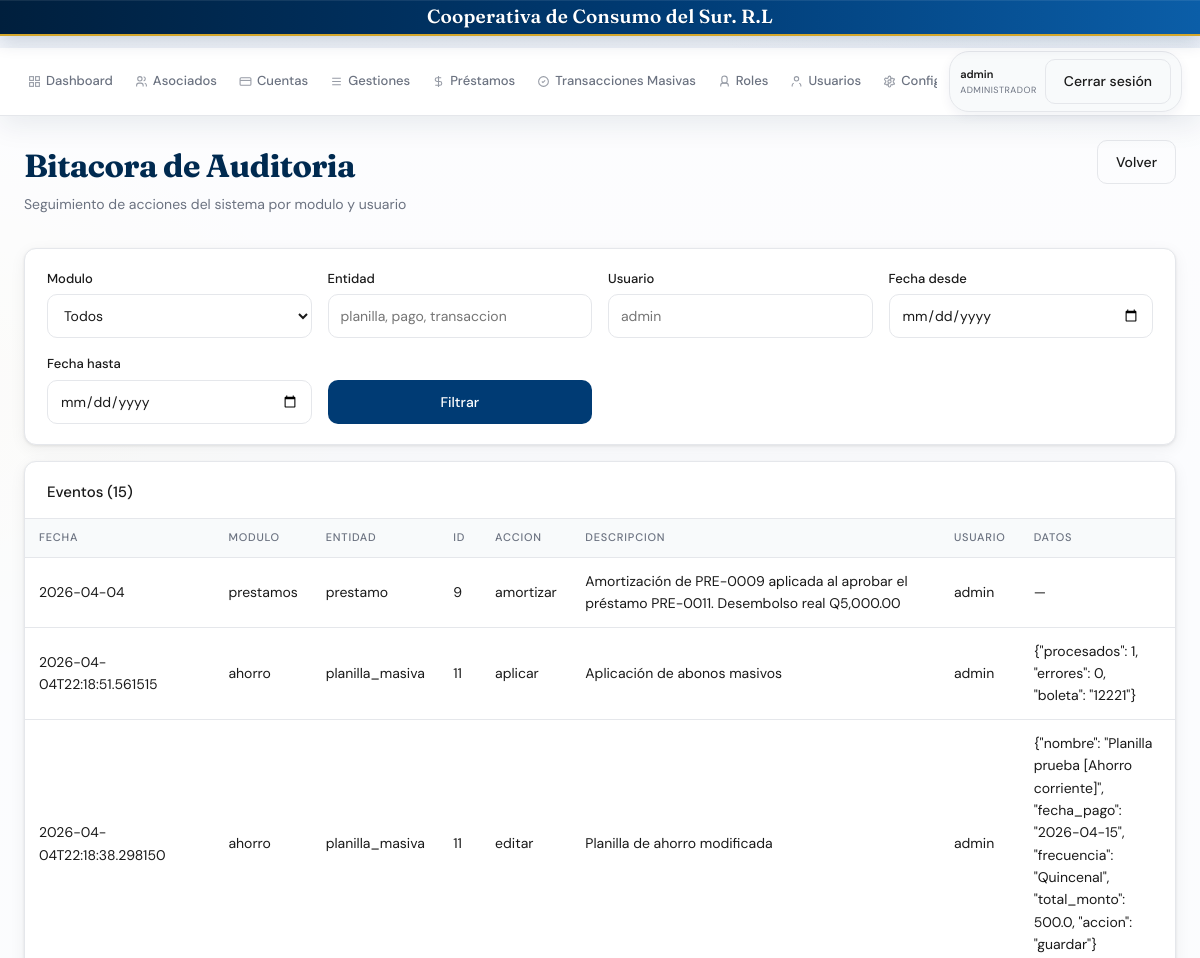
The page /auditoria_eventos (signed in, upper part) on the database as committed earlier.
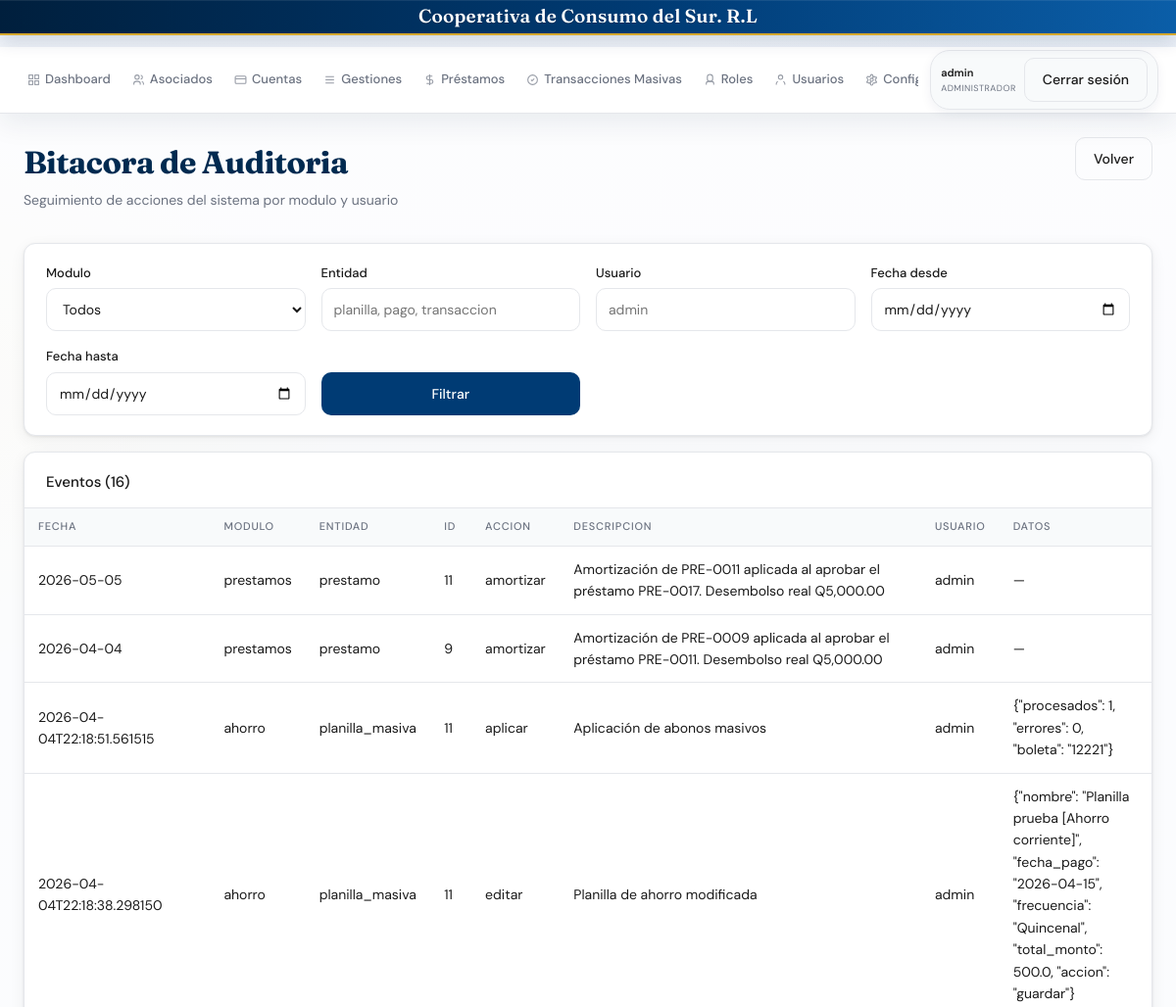
The same page on the database as committed later.
### tables this page shows
CREATE TABLE auditoria_eventos (
        id INTEGER PRIMARY KEY AUTOINCREMENT,
        modulo TEXT NOT NULL,
        entidad TEXT NOT NULL,
        entidad_id INTEGER,
        accion TEXT NOT NULL,
        descripcion TEXT,
        datos TEXT,
        usuario TEXT,
        fecha TEXT NOT NULL
    );

### blueprints/configuraciones.py (the view)
@bp.route('/auditoria_eventos')
@login_required(role=('Administrador',))
def auditoria_eventos():
    modulo = request.args.get('modulo', '').strip().lower()
    entidad = request.args.get('entidad', '').strip().lower()
    usuario = request.args.get('usuario', '').strip().lower()
    fecha_desde = request.args.get('fecha_desde', '').strip()
    fecha_hasta = request.args.get('fecha_hasta', '').strip()
    query = 'SELECT * FROM auditoria_eventos WHERE 1=1'
    params = []
    if modulo:
        query += ' AND lower(modulo) = ?'
        params.append(modulo)
    if entidad:
        query += ' AND lower(entidad) LIKE ?'
        params.append(f'%{entidad}%')
    if usuario:
        query += ' AND lower(COALESCE(usuario, "")) LIKE ?'
        params.append(f'%{usuario}%')
    if fecha_desde:
        query += ' AND date(fecha) >= date(?)'
        params.append(fecha_desde)
    if fecha_hasta:
        query += ' AND date(fecha) <= date(?)'
        params.append(fecha_hasta)
    query += ' ORDER BY id DESC LIMIT 500'
    conn = get_db()
    eventos = db_fetchall(conn, query, params)
    conn.close()
    return render_template(
        'auditoria_eventos.html',
        eventos=eventos,
        filtros={
            'modulo': modulo,
            'entidad': request.args.get('entidad', '').strip(),
            'usuario': request.args.get('usuario', '').strip(),
            'fecha_desde': fecha_desde,
            'fecha_hasta': fecha_hasta,
        }
    )

### app.py (called while the page is built)
@app.before_request
def _set_request_context():
    g.request_id = request.headers.get('X-Request-ID') or str(uuid.uuid4())
    g.request_started_at = datetime.now(UTC)

@app.after_request
def _log_request(response):
    started = getattr(g, 'request_started_at', None)
    duration_ms = None
    if started:
        duration_ms = int((datetime.now(UTC) - started).total_seconds() * 1000)
    logger.info(
        'event=request method=%s path=%s status=%s user=%s role=%s request_id=%s duration_ms=%s ip=%s',
        request.method,
        request.path,
        response.status_code,
        session.get('username', 'anon'),
        session.get('user_role', 'anon'),
        getattr(g, 'request_id', '-'),
        duration_ms,
        request.headers.get('X-Forwarded-For', request.remote_addr),
    )
    response.headers['X-Request-ID'] = getattr(g, 'request_id', '-')
    return response

def get_system_setting(conn, clave, default=None):
    row = db_fetchone(conn, "SELECT valor FROM ajustes_sistema WHERE clave=?", (clave,))
    if row and row['valor'] is not None:
        return row['valor']
    if default is not None:
        return default
    return SYSTEM_SETTINGS_DEFAULTS.get(clave)

### templates/auditoria_eventos.html (shortened to what this page needs)
{% extends "base.html" %}
{% block content %}
<div class="page-header">
  <div>
    <div class="page-title">Bitacora de Auditoria</div>
    <div class="page-subtitle">Seguimiento de acciones del sistema por modulo y usuario</div>
  </div>
  <a href="{{ url_for('main.index') }}" class="btn btn-outline">Volver</a>
</div>
<div class="card" style="margin-bottom:16px;">
  <div class="card-body">
    <form method="GET" action="{{ url_for('configuraciones.auditoria_eventos') }}" class="form-grid" style="align-items:end;">
      <div class="form-group">
        <label>Modulo</label>
        <select name="modulo">
          <option value="" {% if not filtros.modulo %}selected{% endif %}>Todos</option>
        </select>
      </div>
      <div class="form-group">
        <label>Entidad</label>
        <input type="text" name="entidad" value="{{ filtros.entidad }}" placeholder="planilla, pago, transaccion">
      </div>
      <div class="form-group">
        <label>Usuario</label>
        <input type="text" name="usuario" value="{{ filtros.usuario }}" placeholder="admin">
      </div>
      <div class="form-group">
        <label>Fecha desde</label>
        <input type="date" name="fecha_desde" value="{{ filtros.fecha_desde }}">
      </div>
      <div class="form-group">
        <label>Fecha hasta</label>
        <input type="date" name="fecha_hasta" value="{{ filtros.fecha_hasta }}">
      </div>
      <div class="form-group">
        <button type="submit" class="btn btn-primary">Filtrar</button>
      </div>
    </form>
  </div>
</div>
<div class="card">
  <div class="card-header">
    <span class="card-title">Eventos ({{ eventos|length }})</span>
  </div>
  <div class="table-wrap">
    <table>
      <thead><tr><th>Fecha</th><th>Modulo</th><th>Entidad</th><th>ID</th><th>Accion</th><th>Descripcion</th><th>Usuario</th><th>Datos</th></tr></thead>
      <tbody>
        {% for e in eventos %}
        <tr>
          <td>{{ e.fecha }}</td>
          <td>{{ e.modulo }}</td>
          <td>{{ e.entidad }}</td>
          <td>{{ e.entidad_id or '—' }}</td>
          <td>{{ e.accion }}</td>
          <td>{{ e.descripcion or '—' }}</td>
          <td>{{ e.usuario or 'sistema' }}</td>
          <td style="max-width:260px;white-space:normal;word-break:break-word;">{{ e.datos or '—' }}</td>
        </tr>
        {% else %}
        <tr><td colspan="8" style="text-align:center;color:#9ca3af;padding:20px;">No se encontraron eventos.</td></tr>
        {% endfor %}
      </tbody>
    </table>
  </div>
</div>
{% endblock %}

Rows that differ between the two databases and show on the page:
added auditoria_eventos: fecha "2026-05-05", modulo "prestamos", entidad "prestamo", entidad "11", accion "amortizar", descripcion "Amortización de PRE-0011 aplicada al aprobar el préstamo PRE-0017. Desembolso real Q5,000.00", usuario "admin", datos "—"
Other text that changed with them:
{{ eventos|length }}: "15" → "16"
